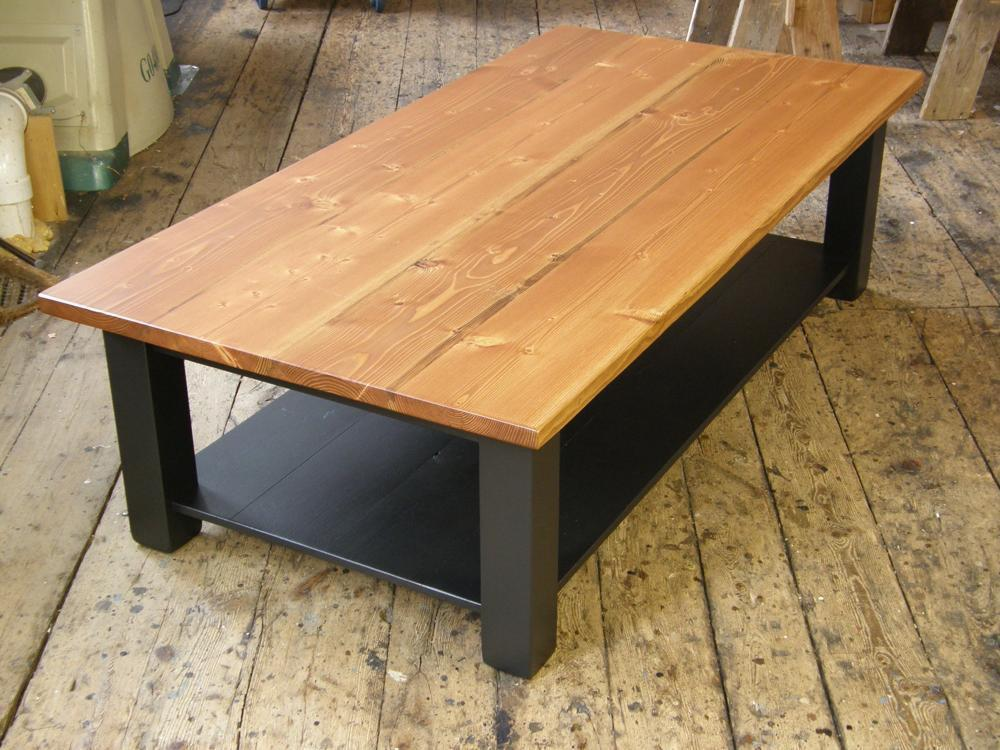
%> input picture Data/test17.jpg, 1000 x 750 px
$ octave seg.m   (GNU Octave 9; MATLAB toolbox functions it lacks are replaced by stand-ins)
%> lines starting %> are read from the running program, lines starting %| are printed output that depends on the picture
### imgseg.m
function [A] = imgseg(im, nseg)
    run('../../../cvitstuff/vlfeat-0.9.20/toolbox/vl_setup.m');
    esp = 0.001;
    eps = 1;
    J = rgb2hsv(im);
    H = J(:,:,1);
    Igray = rgb2gray(im);
    M = size(im,1);
    N = size(im,2);
    R = im(:,:,1);
    G = im(:,:,2);
    B = im(:,:,3);
    E = entropyfilt(Igray);
    [X,Y] = ndgrid(1:M,1:N);
    X = esp*X;
    Y = esp*Y;
    R = R*eps;
    B = B*eps;
    G = G*eps;
    H = H*255;
    E = (1+5*esp)*E;
    H = H(:)';R = R(:)';G = G(:)';B = B(:)';E = E(:)';X = X(:)';Y = Y(:)';
    vec = double([R;G;B;X;Y;E]);
    disp(size(vec));
    [~,A] = vl_kmeans(vec,nseg,'Initialization', 'plusplus');
    disp(size(A));
    A = reshape(A,[M,N]);
end

### seg.m
I = imread('Data/test17.jpg');
%> I is the input picture: size 750x1000x3 uint8; mean R, G, B 155.2, 129, 94.6
M = int32(1000*(double(size(I,1))/double(size(I,2))));
%> M = 750
I = imresize(I,[M,1000]);
imwrite(I,'Data/test17.jpg');
figure,imshow(I);
O = imgseg(I,3);
%> in imgseg, `J = rgb2hsv(im);`: J: size 750x1000x3 double; mean H, S, V 0.127, 0.383, 0.611
%> in imgseg, `H = J(:,:,1);`:
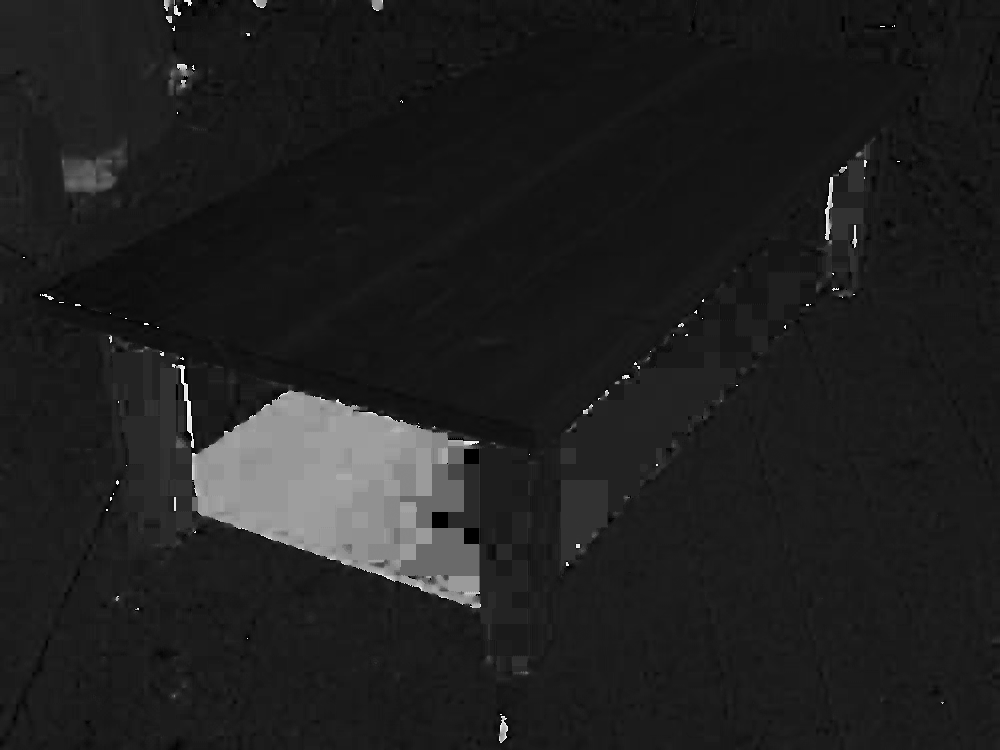
%> H: size 750x1000 double; min 0, max 0.995, mean 0.127
%> in imgseg, `Igray = rgb2gray(im);`:
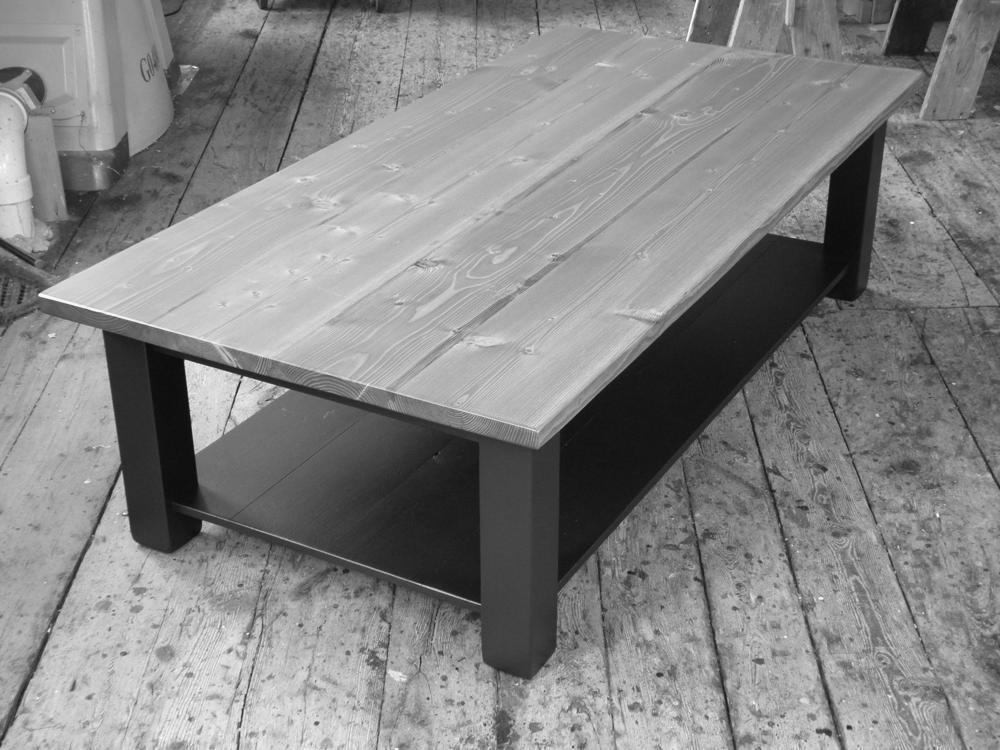
%> Igray: size 750x1000 uint8; min 5, max 253, mean 132.9
%> in imgseg, `R = im(:,:,1);`:
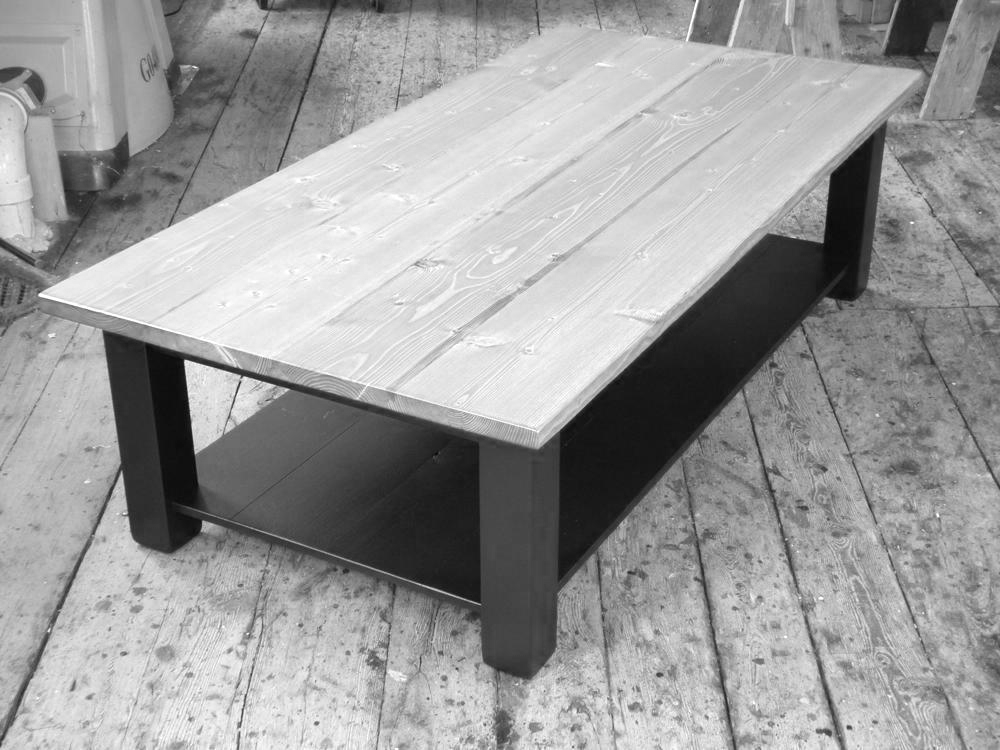
%> R: size 750x1000 uint8; min 6, max 255, mean 155.2
%> in imgseg, `B = im(:,:,3);`:
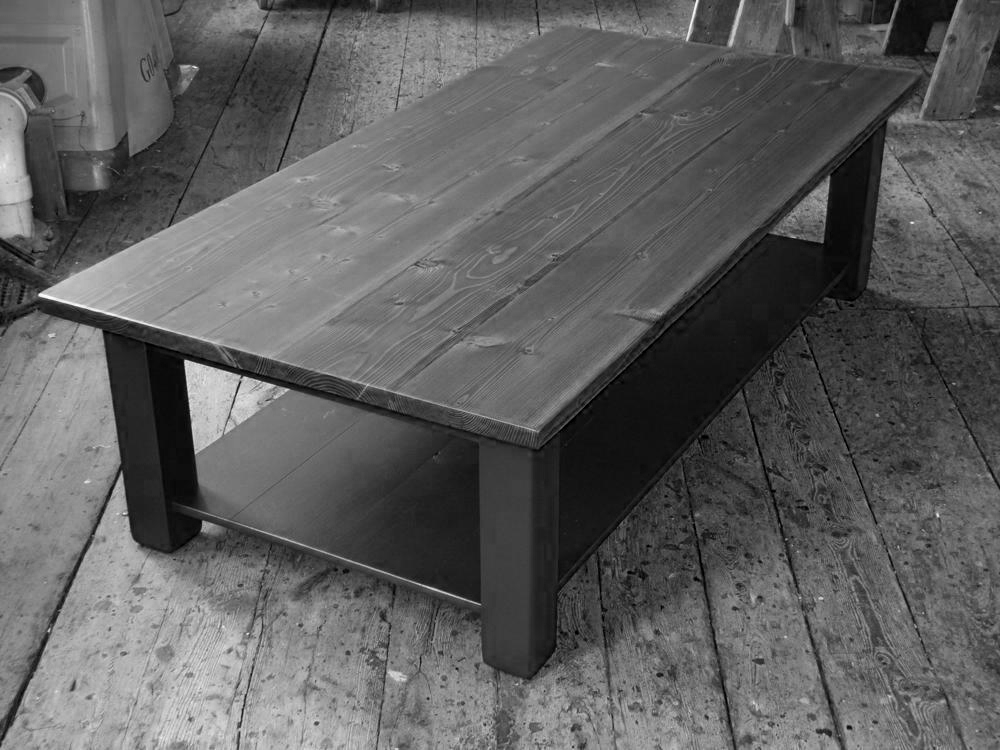
%> B: size 750x1000 uint8; min 0, max 255, mean 94.6
%> in imgseg, `E = entropyfilt(Igray);`:
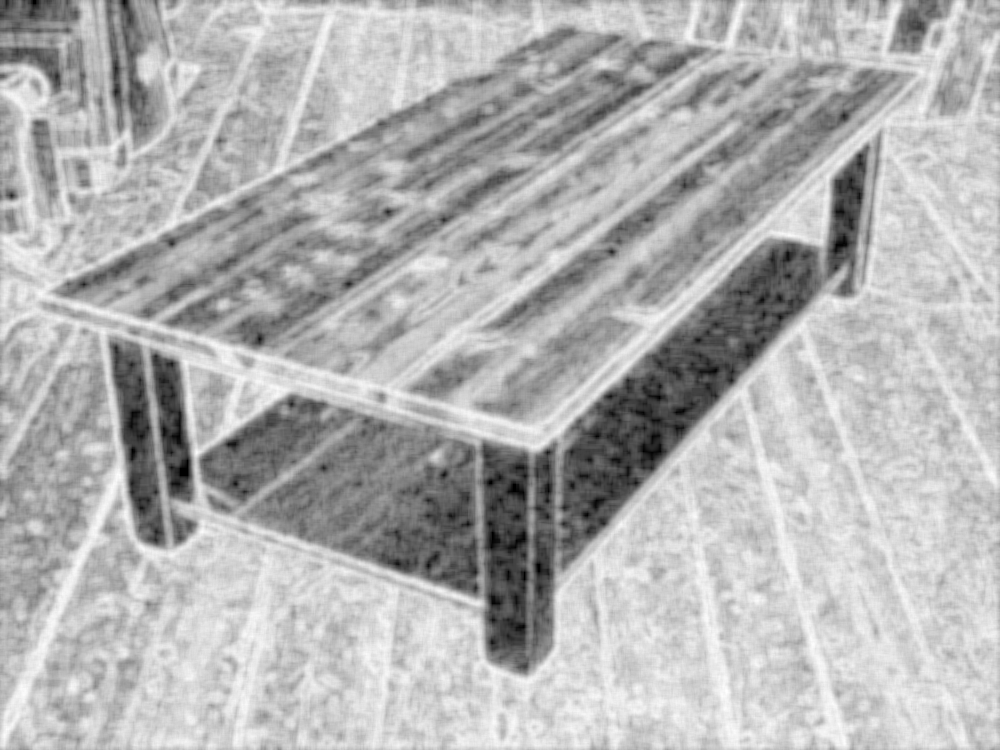
%> E: size 750x1000 double; min 0, max 6.07, mean 4.26; drawn with min black and max white
%|         6   750000
%> the run ends on the next line

$ run again, with Data/test1.jpg copied over Data/test17.jpg
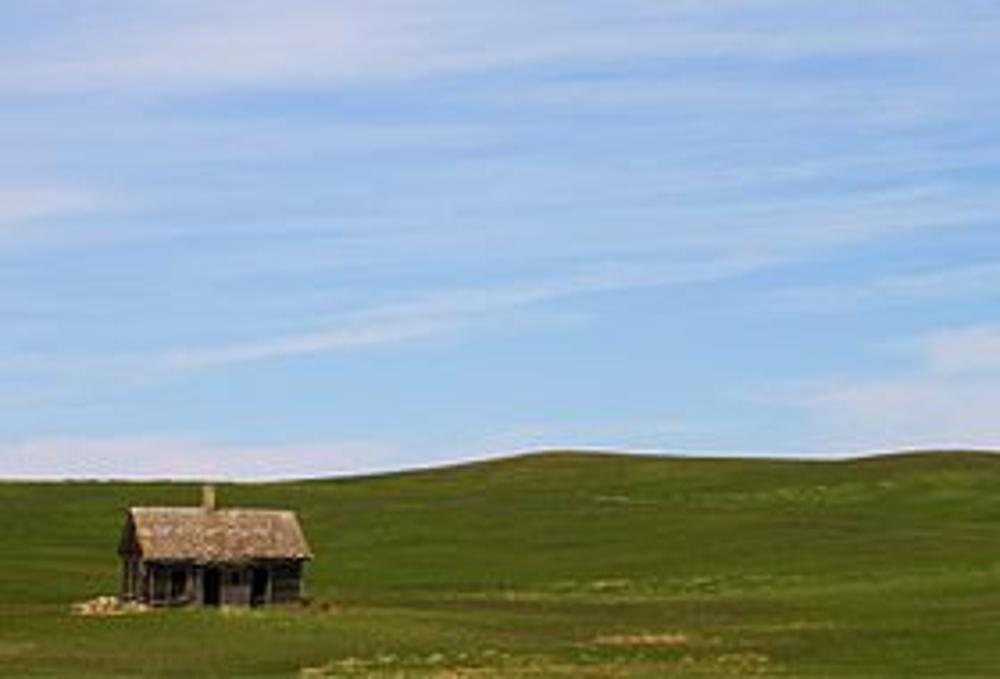
%> input picture Data/test1.jpg, 1000 x 679 px
%> I is the input picture: size 679x1000x3 uint8; mean R, G, B 141.6, 160.4, 166.3
%> J: size 679x1000x3 double; mean H, S, V 0.459, 0.395, 0.724
%> in imgseg, `B = im(:,:,3);`:
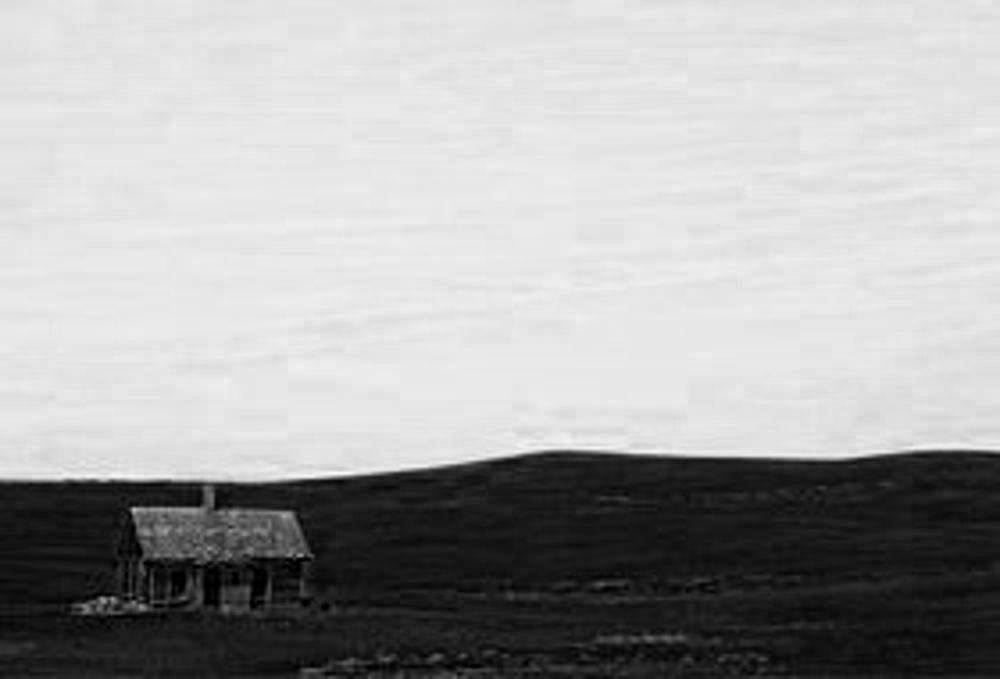
%> B: size 679x1000 uint8; min 0, max 250, mean 166.3
%> in imgseg, `E = entropyfilt(Igray);`:
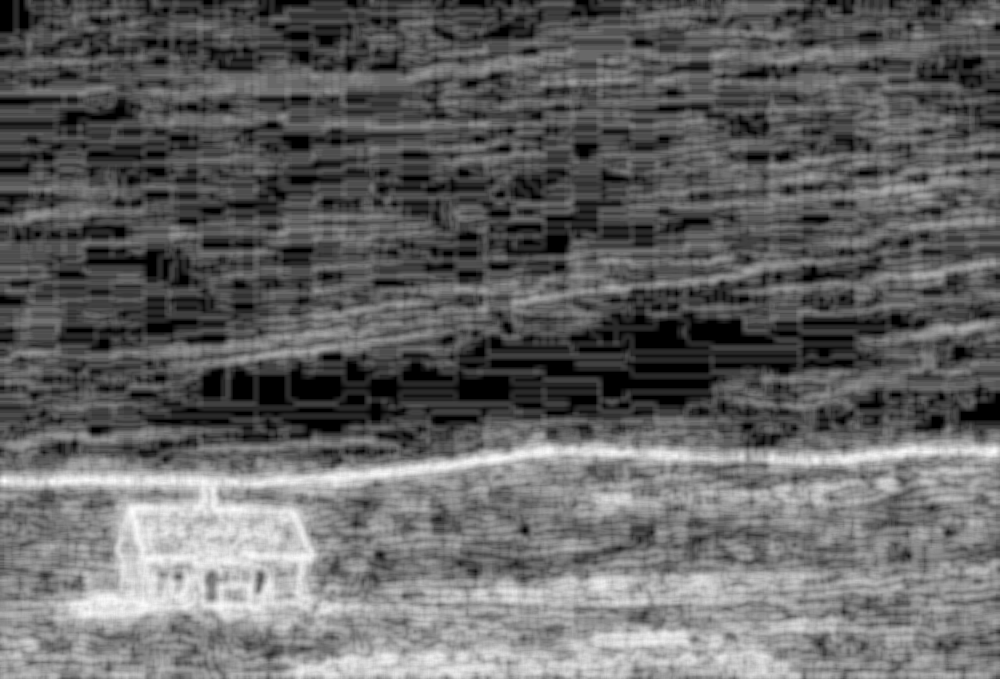
%> E: size 679x1000 double; min 0, max 6.13, mean 2.41; drawn with min black and max white
%|         6   679000

$ run again, with Data/test10.jpg copied over Data/test17.jpg
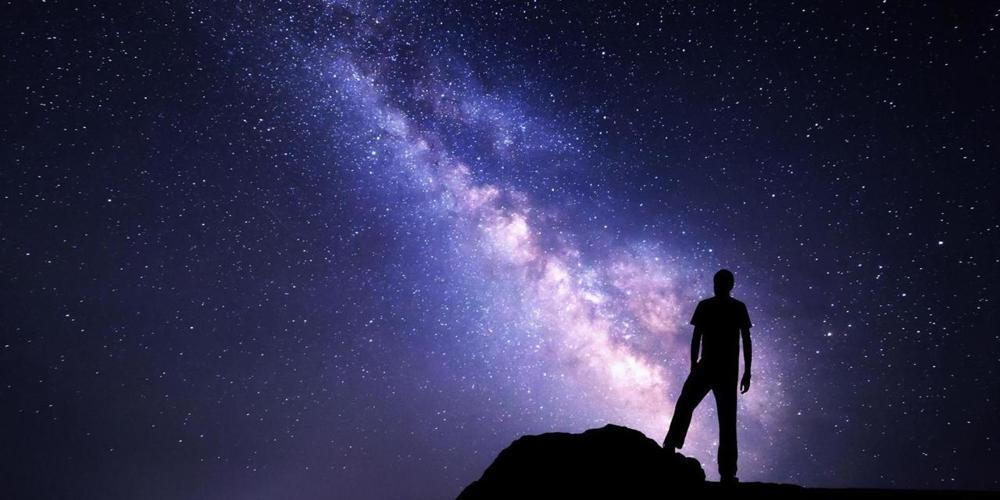
%> input picture Data/test10.jpg, 1000 x 500 px
%> I is the input picture: size 500x1000x3 uint8; mean R, G, B 47.5, 46.5, 80.7
%> J: size 500x1000x3 double; mean H, S, V 0.645, 0.486, 0.317
%> in imgseg, `B = im(:,:,3);`:
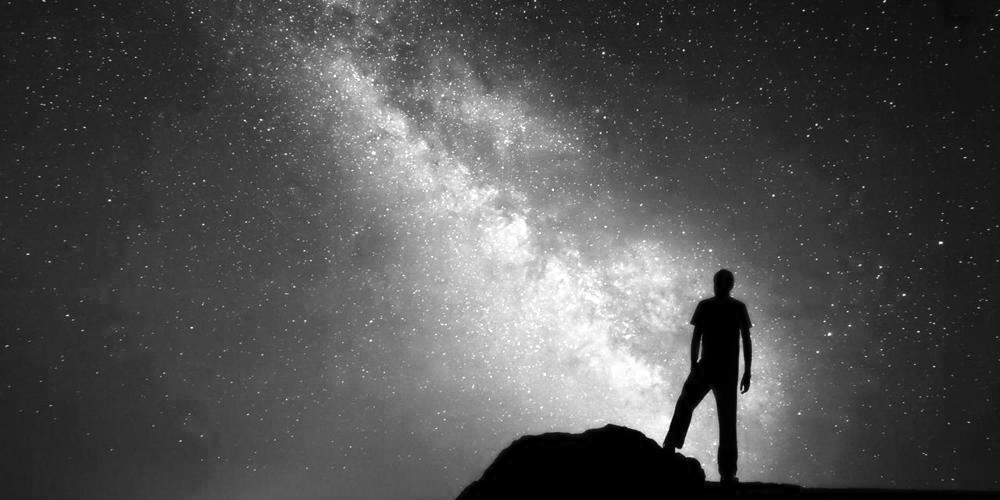
%> B: size 500x1000 uint8; min 0, max 255, mean 80.7
%> in imgseg, `E = entropyfilt(Igray);`:
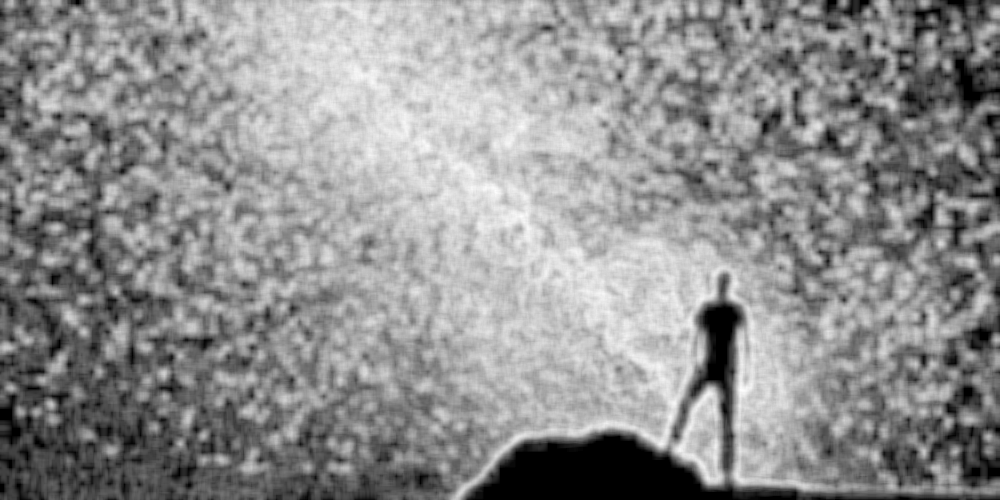
%> E: size 500x1000 double; min 0, max 6.02, mean 3.39; drawn with min black and max white
%|         6   500000
